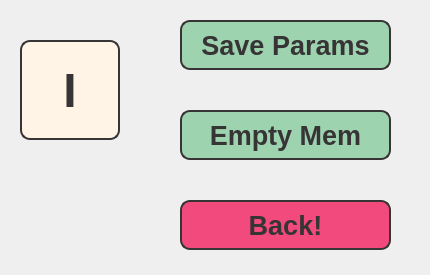
<?xml version="1.0" encoding="UTF-8"?>
<ui version="4.0">
 <class>MemoryDialog</class>
 <widget class="QDialog" name="MemoryDialog">
  <property name="geometry">
   <rect>
    <x>0</x>
    <y>0</y>
    <width>430</width>
    <height>275</height>
   </rect>
  </property>
  <property name="windowTitle">
   <string>Dialog</string>
  </property>
  <widget class="QPushButton" name="memButton">
   <property name="geometry">
    <rect>
     <x>20</x>
     <y>40</y>
     <width>100</width>
     <height>100</height>
    </rect>
   </property>
   <property name="minimumSize">
    <size>
     <width>100</width>
     <height>100</height>
    </size>
   </property>
   <property name="font">
    <font>
     <family>Liberation Sans</family>
     <pointsize>36</pointsize>
     <weight>75</weight>
     <bold>true</bold>
    </font>
   </property>
   <property name="focusPolicy">
    <enum>Qt::NoFocus</enum>
   </property>
   <property name="styleSheet">
    <string notr="true">color: rgb(55, 52, 53);
background-color: rgb(255, 244, 230);
border-radius: 10px;
border:2px solid rgb(55, 52, 53);</string>
   </property>
   <property name="text">
    <string>I</string>
   </property>
  </widget>
  <widget class="QPushButton" name="saveButton">
   <property name="geometry">
    <rect>
     <x>180</x>
     <y>20</y>
     <width>211</width>
     <height>50</height>
    </rect>
   </property>
   <property name="minimumSize">
    <size>
     <width>100</width>
     <height>50</height>
    </size>
   </property>
   <property name="font">
    <font>
     <family>Liberation Sans</family>
     <pointsize>20</pointsize>
     <weight>75</weight>
     <bold>true</bold>
    </font>
   </property>
   <property name="focusPolicy">
    <enum>Qt::NoFocus</enum>
   </property>
   <property name="styleSheet">
    <string notr="true">color: rgb(55, 52, 53);
background-color: rgb(157, 211, 175);
border-radius: 10px;
border:2px solid rgb(55, 52, 53);</string>
   </property>
   <property name="text">
    <string>Save Params</string>
   </property>
  </widget>
  <widget class="QPushButton" name="emptyButton">
   <property name="geometry">
    <rect>
     <x>180</x>
     <y>110</y>
     <width>211</width>
     <height>50</height>
    </rect>
   </property>
   <property name="minimumSize">
    <size>
     <width>100</width>
     <height>50</height>
    </size>
   </property>
   <property name="font">
    <font>
     <family>Liberation Sans</family>
     <pointsize>20</pointsize>
     <weight>75</weight>
     <bold>true</bold>
    </font>
   </property>
   <property name="focusPolicy">
    <enum>Qt::NoFocus</enum>
   </property>
   <property name="styleSheet">
    <string notr="true">color: rgb(55, 52, 53);
background-color: rgb(157, 211, 175);
border-radius: 10px;
border:2px solid rgb(55, 52, 53);</string>
   </property>
   <property name="text">
    <string>Empty Mem</string>
   </property>
  </widget>
  <widget class="QPushButton" name="backButton">
   <property name="geometry">
    <rect>
     <x>180</x>
     <y>200</y>
     <width>211</width>
     <height>50</height>
    </rect>
   </property>
   <property name="minimumSize">
    <size>
     <width>100</width>
     <height>50</height>
    </size>
   </property>
   <property name="font">
    <font>
     <family>Liberation Sans</family>
     <pointsize>20</pointsize>
     <weight>75</weight>
     <bold>true</bold>
    </font>
   </property>
   <property name="focusPolicy">
    <enum>Qt::NoFocus</enum>
   </property>
   <property name="styleSheet">
    <string notr="true">color: rgb(55, 52, 53);
background-color: rgb(243, 74, 125);
border-radius: 10px;
border:2px solid rgb(55, 52, 53);</string>
   </property>
   <property name="text">
    <string>Back!</string>
   </property>
  </widget>
 </widget>
 <resources>
  <include location="stretcher3_res.qrc"/>
 </resources>
 <connections/>
</ui>
